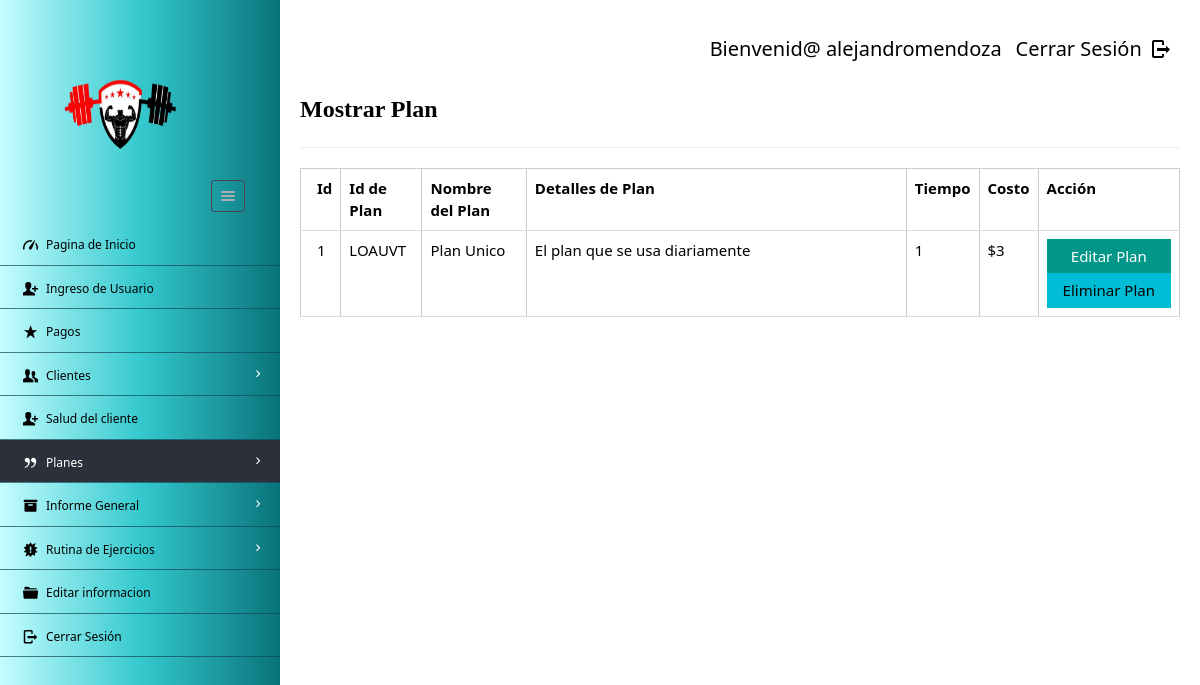
Page /dashboard/admin/view_plan.php (signed in) on the committed database.
### tables this page shows
CREATE TABLE `plan` (
  `pid` varchar(8) NOT NULL,
  `planName` varchar(20) NOT NULL,
  `description` varchar(200) NOT NULL,
  `validity` varchar(20) NOT NULL,
  `amount` int(10) NOT NULL,
  `active` varchar(255) DEFAULT NULL
);

### dashboard/admin/view_plan.php (the view, shortened to what this page needs)
<?php
require '../../include/db_conn.php';
?>
<!DOCTYPE html>
<html lang="en">
<head>
	<link rel="stylesheet" href="../../css/style.css" id="style-resource-5">
	<link rel="stylesheet" href="../../css/dashMain.css">
	<link rel="stylesheet" type="text/css" href="../../css/entypo.css">
	<link href="a1style.css" rel="stylesheet" type="text/css">
</head>
<body class="page-body  page-fade" onload="collapseSidebar()">
	<div class="page-container sidebar-collapsed" id="navbarcollapse">
		<div class="sidebar-menu">
			<header class="logo-env">
				<div class="logo">
					<a href="main.php">
						<img src="../../images/logo.png" alt="" width="192" height="80" />
					</a>
				</div>
				<div class="sidebar-collapse" onclick="collapseSidebar()">
					<a href="#" class="sidebar-collapse-icon with-animation">
						<i class="entypo-menu"></i>
					</a>
				</div>
			</header>
			<?php include('nav.php'); ?>
		</div>
		<div class="main-content">
			<div class="row">
				<div class="col-md-6 col-sm-8 clearfix">
				</div>
				<div class="col-md-6 col-sm-4 clearfix hidden-xs">
					<ul class="list-inline links-list pull-right">
<li style="font-size: 20px;">Bienvenid@ <?php echo $_SESSION['full_name']; ?>
</li>
<li>
	<a style="font-size: 20px;" href="logout.php">
		Cerrar Sesión <i class="entypo-logout right"></i>
	</a>
</li>
</ul>
					</div>
			</div>
			<h3 class="a1-serif"><strong>Mostrar Plan</strong></h3>
			<hr />
			<table class="table table-bordered datatable a1-table-all" id="table-1" border=2 align="center">
				<thead>
					<tr>
						<th>Id</th>
						<th>Id de Plan</th>
						<th>Nombre del Plan</th>
						<th>Detalles de Plan</th>
						<th>Tiempo</th>
						<th>Costo</th>
						<th>Acción</th>
					</tr>
				</thead>
				<tbody>
					<?php
					$query  = "select * from plan where active='yes' ORDER BY amount DESC";
					$result = mysqli_query($con, $query);
					$sno    = 1;
					if (mysqli_affected_rows($con) != 0) {
						while ($row = mysqli_fetch_array($result, MYSQLI_ASSOC)) {
							$msgid = $row['pid'];
							echo "<tr><td>" . $sno . "</td>";
							echo "<td>" . $row['pid'] . "</td>";
							echo "<td>" . $row['planName'] . "</td>";
							echo "<td width='380'>" . $row['description'] . "</td>";
							echo "<td>" . $row['validity'] . "</td>";
							echo "<td>$" . $row['amount'] . "</td>";
							$sno++;
							echo '<td><a href=edit_plan.php?id="' . $row['pid'] . '"><input type="button" class="a1-btn a1-teal" id="boxxe" style="width:100%" value="Editar Plan" ></a><form action="del_plan.php" method="post" onSubmit="return ConfirmDelete();"><input type="hidden" name="name" value="' . $msgid . '"/><input type="submit" id="button1"  style="width:100%"  value="Eliminar Plan" class="a1-btn a1-cyan"/></form></td></tr>';
						}
					}
					?>
				</tbody>
			</table>
		</div>
</body>
</html>

### css/style.css (style rules this page uses)
html { font-size: 62.5%; font-family: sans-serif; }
div { display: block; }
body { font-family: "Noto Sans", sans-serif, "Helvetica Neue", Helvetica, Arial, sans-serif; font-size: 12px; line-height: 1.428571429; display: block; margin: 0; }
*, *:before, *:after { box-sizing: border-box; }
a { text-decoration: none; background: transparent; }
img { vertical-align: middle; }
img { border: 0; }
.logo img { width: 220px; height: 200px; }
input, button, select, textarea { font-family: inherit; font-size: inherit; line-height: inherit; }
button, input { line-height: normal; }
button, input, select, textarea { font-family: inherit; font-size: 100%; margin: 0; }
input { background-color: white; cursor: text; padding: 1px; border-width: 2px; border-style: inset; border-color: initial; border-image: initial; }
input, textarea, select, button { text-rendering: auto; color: initial; letter-spacing: normal; word-spacing: normal; text-transform: none; text-indent: 0px; text-shadow: none; display: inline-block; text-align: start; margin: 0em; font: 400 13.3333px Arial; }
button, html input[type="button"], input[type="reset"], input[type="submit"] { cursor: pointer; }
a { color: #373e4a; text-decoration: none; }
a { background: transparent; }
a { color: #373e4a; }
.page-container { position: relative; padding-left: 280px; }
.page-container .sidebar-menu { position: absolute; width: 280px; top: 0; left: 0; bottom: 0; background: #0F2027; background: -webkit-linear-gradient(to right, #bfffff, #3fc9ce, #0a6981); background: linear-gradient(to right, #c4fdff, #34c9ce, #09737a); color: #aaabae; z-index: 1; min-height: 796px; box-sizing: border-box; }
.page-container .sidebar-menu .logo-env { width: 100%; padding: 35px; padding-bottom: 10px; box-sizing: border-box; }
.page-container .sidebar-menu .logo-env:before, .page-container .sidebar-menu .logo-env:after { content: " "; display: table; }
.page-container .sidebar-menu .logo-env > div { display: block; vertical-align: middle; white-space: nowrap; float: left; }
.page-container .sidebar-menu .logo-env > div > a { display: inline-block; color: #aaabae; }
.page-container .sidebar-menu .logo-env > div.sidebar-collapse, .page-container .sidebar-menu .logo-env > div.sidebar-mobile-menu { position: relative; float: right; }
.page-container .sidebar-menu .logo-env > div.sidebar-collapse a, .page-container .sidebar-menu .logo-env > div.sidebar-mobile-menu a { display: inline-block; border: 1px solid #454a54; text-align: center; padding: 0; line-height: 1; font-size: 20px; font-weight: 300; padding: 5px 2px; background-clip: padding-box; border-radius: 3px; transition: all 200ms ease-in-out; }
.page-container .sidebar-menu .logo-env .logo img { width: 180px; height: 150px; }
.page-container .sidebar-menu .logo-env:after { clear: both; }
ul, ol { margin-top: 0; margin-bottom: 8.5px; }
ul, menu, dir { display: block; list-style-type: disc; }
li { display: list-item; }
i, cite, em, var, address, dfn { font-style: italic; }

### css/entypo.css (style rules this page uses)
[class^="entypo-"]:before, [class*=" entypo-"]:before { font-family: "entypo"; font-style: normal; font-weight: normal; speak: none; display: inline-block; text-decoration: inherit; width: 1em; margin-right: .2em; text-align: center; font-variant: normal; text-transform: none; line-height: 1em; margin-left: .2em; }
.entypo-menu:before { content: '\e811'; }
.entypo-logout:before { content: '\e85d'; }

### dashboard/admin/view_plan.php (style rules this page uses)
#button1 { width: 126px; }

### rows in the picture
plan: pid "LOAUVT", planName "Plan Unico", description "El plan que se usa diariamente", validity "1", amount "3"

### other values in the picture
$_SESSION['full_name'] "alejandromendoza"
